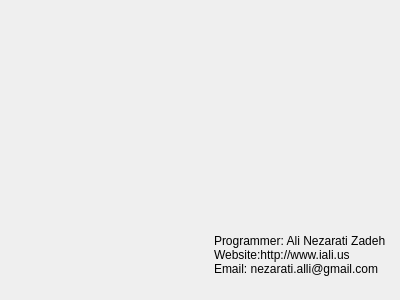
<?xml version="1.0" encoding="UTF-8"?>
<ui version="4.0">
 <class>DialogAbout</class>
 <widget class="QDialog" name="DialogAbout">
  <property name="geometry">
   <rect>
    <x>0</x>
    <y>0</y>
    <width>400</width>
    <height>300</height>
   </rect>
  </property>
  <property name="windowTitle">
   <string>About</string>
  </property>
  <widget class="QWidget" name="widget" native="true">
   <property name="geometry">
    <rect>
     <x>-20</x>
     <y>0</y>
     <width>541</width>
     <height>301</height>
    </rect>
   </property>
   <property name="styleSheet">
    <string notr="true">background-image: url(:/icon/pic/aboutBackground.jpg);</string>
   </property>
   <widget class="QPlainTextEdit" name="plainTextEdit">
    <property name="geometry">
     <rect>
      <x>230</x>
      <y>230</y>
      <width>381</width>
      <height>101</height>
     </rect>
    </property>
    <property name="styleSheet">
     <string notr="true">background:transparent;
border:solid 0px;</string>
    </property>
    <property name="plainText">
     <string>Programmer: Ali Nezarati Zadeh
Website:http://www.iali.us
Email: nezarati.alli@gmail.com</string>
    </property>
   </widget>
   <zorder>plainTextEdit</zorder>
   <zorder>plainTextEdit</zorder>
  </widget>
 </widget>
 <resources/>
 <connections/>
</ui>
